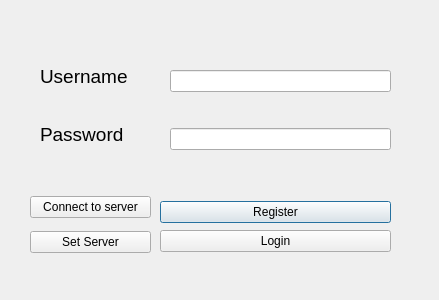
<?xml version="1.0" encoding="UTF-8"?>
<ui version="4.0">
 <class>LoginDialog</class>
 <widget class="QDialog" name="LoginDialog">
  <property name="geometry">
   <rect>
    <x>0</x>
    <y>0</y>
    <width>439</width>
    <height>300</height>
   </rect>
  </property>
  <property name="windowTitle">
   <string>Dialog</string>
  </property>
  <widget class="QWidget" name="layoutWidget">
   <property name="geometry">
    <rect>
     <x>40</x>
     <y>50</y>
     <width>101</width>
     <height>111</height>
    </rect>
   </property>
   <layout class="QVBoxLayout" name="verticalLayout">
    <item>
     <widget class="QLabel" name="label">
      <property name="text">
       <string>&lt;html&gt;&lt;head/&gt;&lt;body&gt;&lt;p&gt;&lt;span style=&quot; font-size:14pt;&quot;&gt;Username&lt;/span&gt;&lt;/p&gt;&lt;/body&gt;&lt;/html&gt;</string>
      </property>
     </widget>
    </item>
    <item>
     <widget class="QLabel" name="label_2">
      <property name="text">
       <string>&lt;html&gt;&lt;head/&gt;&lt;body&gt;&lt;p&gt;&lt;span style=&quot; font-size:14pt;&quot;&gt;Password&lt;/span&gt;&lt;/p&gt;&lt;/body&gt;&lt;/html&gt;</string>
      </property>
     </widget>
    </item>
   </layout>
  </widget>
  <widget class="QWidget" name="layoutWidget">
   <property name="geometry">
    <rect>
     <x>170</x>
     <y>40</y>
     <width>221</width>
     <height>141</height>
    </rect>
   </property>
   <layout class="QVBoxLayout" name="verticalLayout_2">
    <item>
     <widget class="QLineEdit" name="usernameLineEdit">
      <property name="text">
       <string/>
      </property>
     </widget>
    </item>
    <item>
     <widget class="QLineEdit" name="passwordLineEdit"/>
    </item>
   </layout>
  </widget>
  <widget class="QWidget" name="layoutWidget">
   <property name="geometry">
    <rect>
     <x>160</x>
     <y>200</y>
     <width>231</width>
     <height>54</height>
    </rect>
   </property>
   <layout class="QVBoxLayout" name="verticalLayout_3">
    <item>
     <widget class="QPushButton" name="registerButton">
      <property name="text">
       <string>Register</string>
      </property>
     </widget>
    </item>
    <item>
     <widget class="QPushButton" name="loginButton">
      <property name="text">
       <string>Login</string>
      </property>
     </widget>
    </item>
   </layout>
  </widget>
  <widget class="QWidget" name="verticalLayoutWidget">
   <property name="geometry">
    <rect>
     <x>30</x>
     <y>189</y>
     <width>121</width>
     <height>71</height>
    </rect>
   </property>
   <layout class="QVBoxLayout" name="verticalLayout_4">
    <item>
     <widget class="QPushButton" name="connectButton">
      <property name="text">
       <string>Connect to server</string>
      </property>
     </widget>
    </item>
    <item>
     <widget class="QPushButton" name="setServerButton">
      <property name="text">
       <string>Set Server</string>
      </property>
     </widget>
    </item>
   </layout>
  </widget>
 </widget>
 <resources/>
 <connections/>
</ui>
